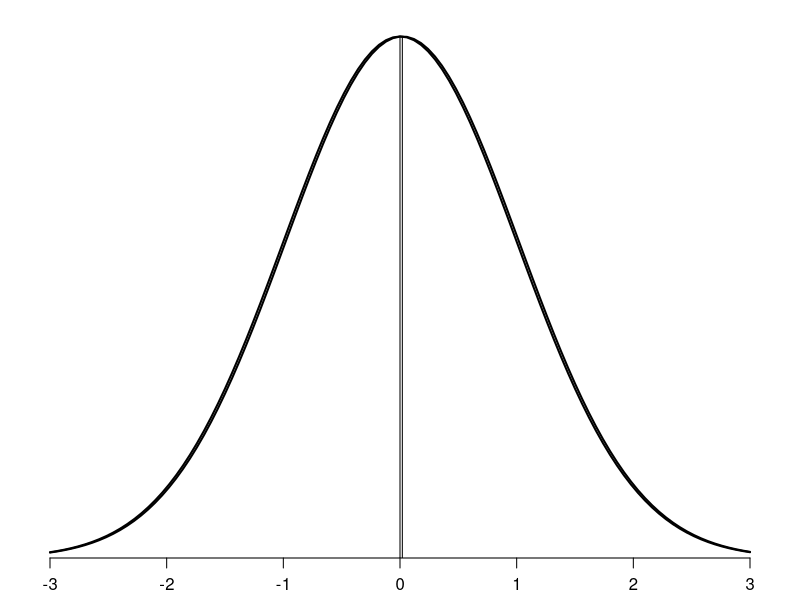

R code for this plot:
quartz(type="pdf", file="effect002.pdf", width=7, height=3)
par(mgp=c(2,0.8,0)) # title and axis margins. default: c(3,1,0)
par(mar=c(2,1,1,1)+0.1) # bottom, left, top, right margins. default: c(5,4,4,2)+0.1
curve(dnorm(x), lwd=2, xlim=c(-3,3), ylim=c(0,0.41),
      xlab="", ylab="", frame.plot=FALSE, yaxt="n", yaxs="i")
curve(dnorm(x,mean=0.02), lwd=2, add=TRUE)
segments(0, 0, 0, dnorm(0))
segments(0.02, 0, 0.02, dnorm(0))
dev.off()
